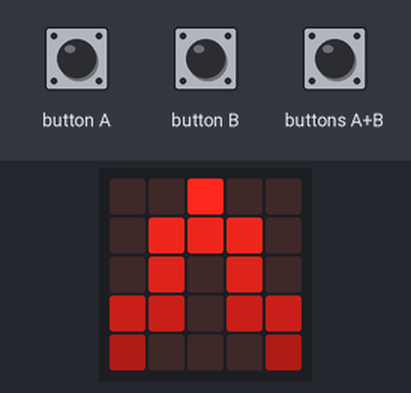
A program run on a simulated BBC micro:bit (MakeCode). Shown: the board's 5×5 LED display. Inputs (shaded band) come from the test bench. Random numbers come from a fixed seed.

Above: at 2.5 s.
5.7 s: buttons A+B pressed for 0.15 s
6.4 s: buttons A+B pressed for 1 s
At 7.3 s:
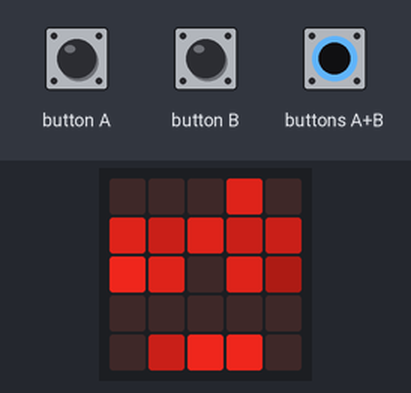
8.0 s: buttons A+B pressed for 0.15 s
8.7 s: buttons A+B pressed for 0.15 s
9.4 s: buttons A+B pressed for 1 s
At 10.1 s:
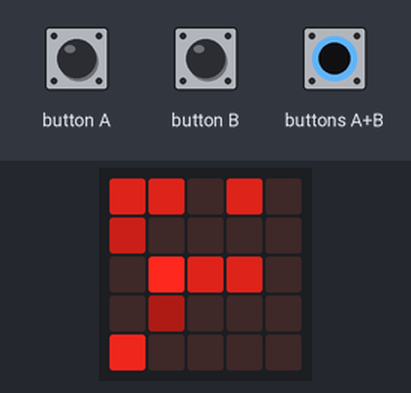
11.0 s: buttons A+B pressed for 0.15 s
At 11.7 s:
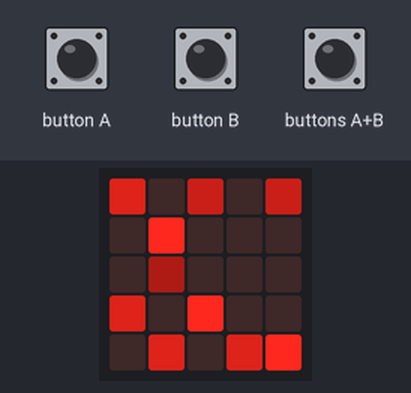

Measured:
- what the display in image 0 shows lasts 2.0 s, from 2.4 s to 4.4 s

The program:

main.ts
```typescript
function 點亮 (間隔: number) {
    for (let y = 0; y <= 4; y++) {
        for (let x = 0; x <= 4; x++) {
            led.plotBrightness(x, y, 51 * list[y][x])
            basic.pause(間隔)
        }
    }
}
// 隨機形成圖案
// 還是有一些限制
// 避免太過雜亂，並且保持左右對稱
//
input.onButtonPressed(Button.AB, function () {
    list = [
    [
    randint(0, 5),
    3,
    0,
    3,
    list[0][0]
    ],
    [
    randint(0, 5),
    0,
    list[1][0],
    0,
    list[1][0]
    ],
    [
    0,
    randint(0, 5),
    list[2][1],
    list[2][1],
    0
    ],
    [
    0,
    randint(0, 5),
    0,
    list[3][1],
    0
    ],
    [
    randint(0, 5),
    list[4][0],
    randint(0, 5),
    list[4][0],
    list[4][0]
    ]
    ]
})
input.onButtonPressed(Button.B, function () {
    if (_type == 0) {
        _type = 1
    } else {
        _type = 0
    }
})
let _type = 0
let list: number[][] = []
list = [
[
0,
0,
5,
0,
0
],
[
0,
4,
4,
4,
0
],
[
0,
3,
0,
3,
0
],
[
2,
2,
0,
2,
2
],
[
1,
0,
0,
0,
1
]
]
點亮(100)
basic.pause(500)
for (let index = 0; index < 3; index++) {
    basic.clearScreen()
    點亮(0)
    basic.pause(400)
}
basic.pause(200)
_type = randint(0, 1)
while (true) {
    if (_type == 0) {
        list.push(list.shift())
    } else {
        list.unshift(list.pop())
    }
    點亮(0)
    basic.pause(50)
}
basic.forever(function () {

})
```

test.ts
```typescript
// 在這裡測試；當此封包作為擴充功能時，將不會編譯此內容。
```
